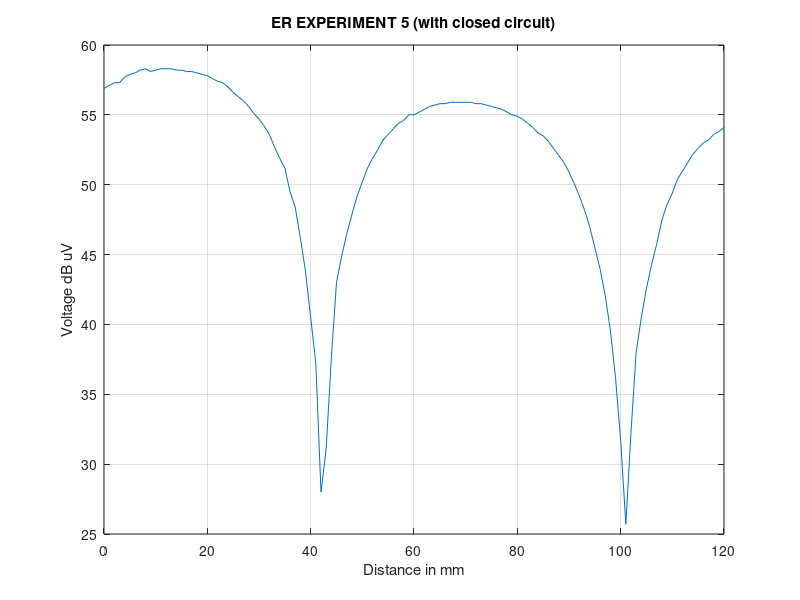

Source code (MATLAB):
%close ckt
%a = [0 1 2 3 4 5 6 7 8 9 10 11 12 13 14 15 16 17 18 19 20 21 22 23 24 25 26 27 28 29 30 31 32 33 34 35 36 37 38 39 40 41 42 43 44 45 46 47 48 49 50 51 52 53 54 55 56 57 58 59 60 61 62 63 64 65 66 67 68 69 70 71 72 73 74 75 76 77 78 79 80 81 82 83 84 85 86 87 88 89 90 91 92 93 94 95 96 97 98 99 100 101 102 103 104 105 106 107 108 109 110 111 112 113 114 115 116 117 118 119 120];

x = [0 1 2 3 4 5 6 7 8 9 10 11 12 13 14 15 16 17 18 19 20 21 22 23 24 25 26 27 28 29 30 31 32 33 34 35 36 37 38 39 40 41 42 43 44 45 46 47 48 49 50 51 52 53 54 55 56 57 58 59 60 61 62 63 64 65 66 67 68 69 70 71 72 73 74 75 76 77 78 79 80 81 82 83 84 85 86 87 88 89 90 91 92 93 94 95 96 97 98 99 100 101 102 103 104 105 106 107 108 109 110 111 112 113 114 115 116 117 118 119 120];

y = [56.9 57.1 57.3 57.3 57.7 57.9 58.0 58.2 58.3 58.1 58.2 58.3 58.3 58.3 58.2 58.2 58.1 58.1 58.0 57.9 57.8 57.6 57.4 57.3 57.0 56.6 56.3 56.0 55.6 55.1 54.7 54.2 53.6 52.7 51.9 51.2 49.5 48.4 46.2 43.8 40.5 37.2 28.0 31.1 37.6 43.0 44.9 46.5 47.9 49.2 50.2 51.2 51.9 52.5 53.2 53.6 54.0 54.4 54.6 55.0 55.0 55.2 55.4 55.6 55.7 55.8 55.8 55.9 55.9 55.9 55.9 55.9 55.8 55.8 55.7 55.6 55.5 55.4 55.2 55.0 54.9 54.7 54.4 54.1 53.7 53.5 53.1 52.6 52.1 51.6 50.9 50.1 49.2 48.2 47.0 45.5 44.0 42.1 39.6 36.2 31.7 25.7 32.3 38.0 40.5 42.6 44.3 45.8 47.5 48.6 49.4 50.4 51.0 51.6 52.2 52.6 53.0 53.2 53.6 53.8 54.1];

plot(x,y)
title("ER EXPERIMENT 5 (with closed circuit)")
grid
xlabel("Distance in mm")
ylabel("Voltage dB uV")

%title('Combine Plots')
%hold on

%scatter(x,b) 

hold off